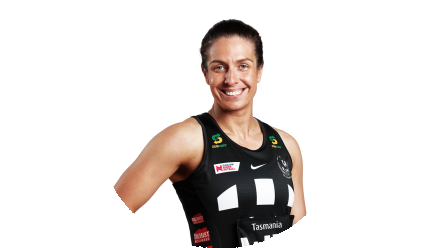
#> input picture Data/SuperNetball2020/Images/A.Brazill_cropped.png, 440 x 248 px; its folder holds only this picture in this run
$ python imageCropper.py
#> lines starting #> are read from the running program, lines starting #| are printed output that depends on the picture; after the words box and inside, x2 and y2 are one past the last pixel; in counts of white or black regions, pixels touching at a corner belong together
# -*- coding: utf-8 -*-
"""
Created on Mon Sep  7 22:10:29 2020

@author:
    Aaron Fox
    Centre for Sport Research
    Deakin University
    aaron.f@deakin.edu.au

"""

# %% Import packages

from PIL import Image, ImageChops, ImageDraw
import os

# %% Crop and resave images

#Get file list
fileList = list()
for file in os.listdir(os.getcwd()):
    if file.endswith('.png'):
        fileList.append(file)

#Loop through files
for ff in range(0,len(fileList)):

    #Open image
    im = Image.open(fileList[ff])
#> im is the input picture: PIL image 440x248 RGBA; mean R, G, B, A 30.4, 24.3, 21.3, 52.7

    #Get image size
    w = im.size[0]
#> w = 440
    h = im.size[1]
#> h = 248

    #Create mask
    mask = Image.new('L', (w,h), 0)
#> mask: PIL image 440x248 L; every value is 0

    #Draw the ellipse
    ImageDraw.Draw(mask).ellipse([((w/2)-(h/2),0),((w/2)+(h/2),h)], fill=255)
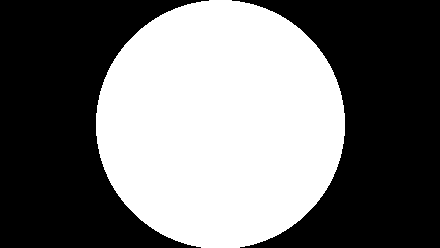
#> mask: PIL image 440x248 L; 44.6% white; 1 white region, box (x1, y1, x2, y2) and area: (96, 0, 345, 248) 48646

    #Set the transparency on the mask
    mask = ImageChops.darker(mask, im.split()[-1])
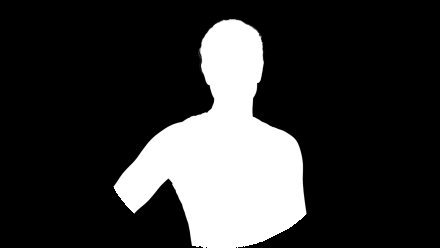
#> mask: PIL image 440x248 L; min 0, max 255, mean 52.7

    #Add mask to image
    im.putalpha(mask)

    #Save image
    im.save(fileList[ff][0:-4]+'_cropped.png')

# %% ----- End of imageCropper.py ----- %% #
